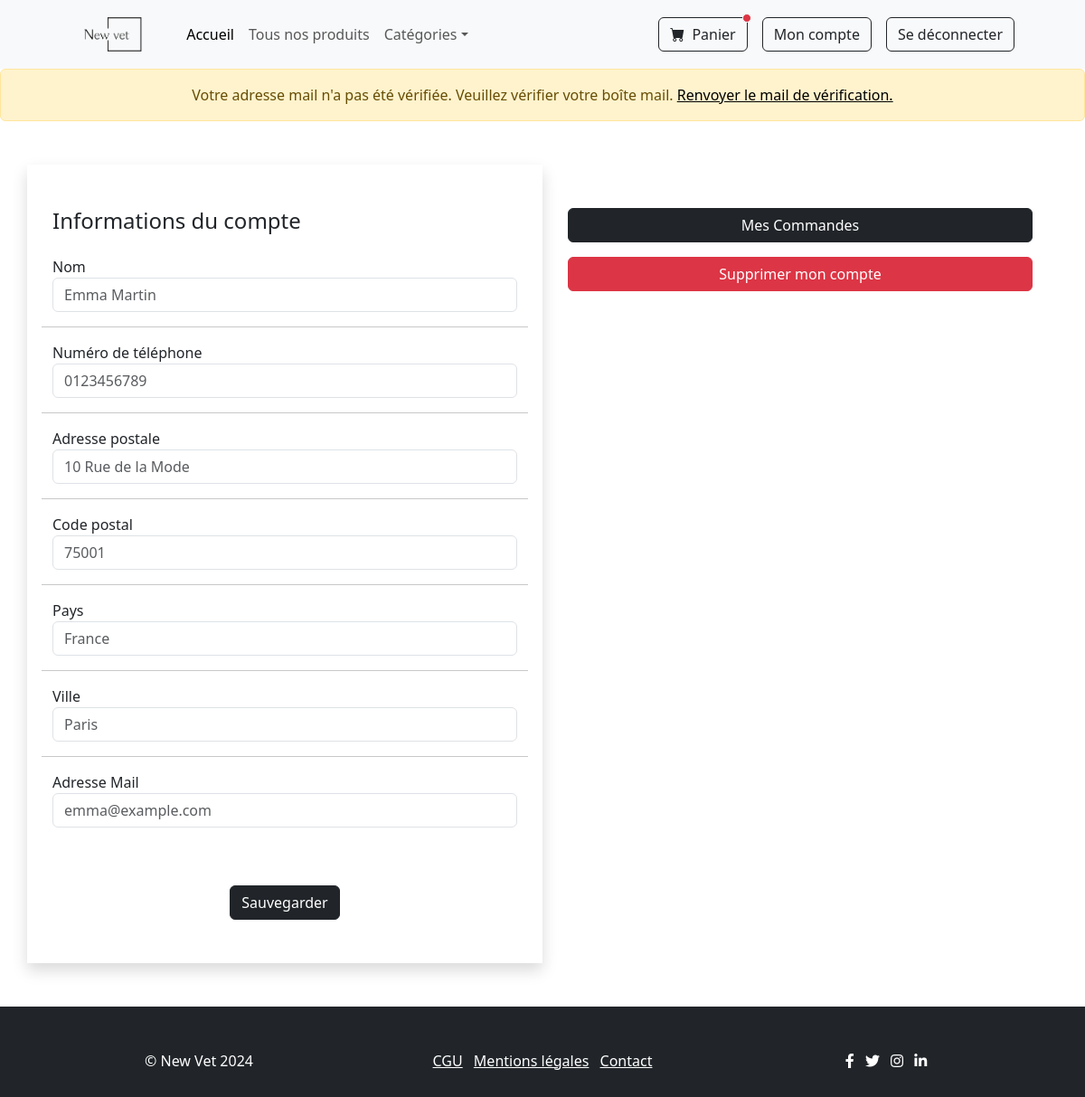
Page /profile.php (signed in) on the committed database.
### tables this page shows
CREATE TABLE `utilisateurs` (
  `id` int(11) NOT NULL,
  `nom` varchar(100) NOT NULL,
  `email` varchar(100) NOT NULL,
  `mot_de_passe` varchar(255) NOT NULL,
  `est_admin` tinyint(1) DEFAULT 0,
  `mail_verifie` tinyint(1) DEFAULT 0
);

CREATE TABLE `infos_clients` (
  `id` int(11) NOT NULL,
  `utilisateur_id` int(11) NOT NULL,
  `adresse` varchar(255) DEFAULT NULL,
  `ville` varchar(100) DEFAULT NULL,
  `code_postal` varchar(20) DEFAULT NULL,
  `pays` varchar(100) DEFAULT NULL,
  `telephone` varchar(20) DEFAULT NULL
);

### functions.php (called while the page is built, shortened)
<?php
function checkLogin($con){
    if(isset($_SESSION['user_id'])){
        $id = $_SESSION['user_id'];
        $query = "SELECT * FROM utilisateurs WHERE id = '$id' limit 1";
        $result = mysqli_query($con,$query);
        if($result && mysqli_num_rows($result)> 0){
            $userData = mysqli_fetch_assoc($result);
            return $userData;
        }
    }
}
function getUserInfo($con, $userId){
    $query = "SELECT * FROM infos_clients WHERE utilisateur_id = '$userId' limit 1";
    $result = mysqli_query($con,$query);
    if($result && mysqli_num_rows($result)> 0){
        $userInfo = mysqli_fetch_assoc($result);
        return $userInfo;
    }
}
?>

### profile.php (the view, shortened to what this page needs)
<?php
include("config.php");
include("functions.php");
?>
<!DOCTYPE html>
<html lang="fr">
<head>
    <link rel="stylesheet" href="https://cdn.jsdelivr.net/npm/bootstrap-icons@1.11.3/font/bootstrap-icons.min.css">
    <link href="https://cdn.jsdelivr.net/npm/bootstrap@5.3.3/dist/css/bootstrap.min.css" rel="stylesheet"
>
    <link rel="stylesheet" href="assets/css/style.css" />
</head>
<body>
    <main>
        <?php include "header.php"; ?>
        <?php
        $userData = checkLogin($con);
        $id = $userData['id'];
        $name = $userData['nom'];
        $email = $userData['email'];
        $userInfo = getUserInfo($con, $id);
        $phoneNumber = "";
        $address = "";
        $postalCode = "";
        $country = "";
        $city = "";
        if($userInfo){
            if($userInfo['telephone'] != null){
                $phoneNumber = $userInfo['telephone'];
            }
            if($userInfo['adresse'] != null){
                $address = $userInfo['adresse'];
            }
            if($userInfo['code_postal'] != null){
                $postalCode = $userInfo['code_postal'];
            }
            if($userInfo['pays'] != null){
                $country = $userInfo['pays'];
            }
            if($userInfo['ville'] != null){
                $city = $userInfo['ville'];
            }
        }
        echo ("<div class='container rounded bg-white mt-5 mb-5'>
        <div class='row'>
            <div class='col-md-6 border-right shadow'>
                <div class='p-3 py-5'>
                    <div class='d-flex justify-content-between align-items-center mb-3'>
                        <h4 class='text-right'>Informations du compte</h4>
                    </div>
                    <div class='row mt-3'>
                        <div class='col-md-12 mb-3'>
                            <label class='labels'>Nom</label>
                            <input type='text' id='nameInput' class='form-control' placeholder='$name' value=''>
                        </div>
                        <hr />
                        <div class='col-md-12 mb-3'>
                            <label class='labels'>Numéro de téléphone</label>
                            <input type='text' id='phoneNumberInput' class='form-control' placeholder='$phoneNumber' value=''>
                        </div>
                        <hr />
                        <div class='col-md-12 mb-3'>
                            <label class='labels'>Adresse postale</label>
                            <input type='text' id='addressInput' class='form-control' placeholder='$address' value=''>
                        </div>
                        <hr />
                        <div class='col-md-12 mb-3'>
                            <label class='labels'>Code postal</label>
                            <input type='text' id='postalCodeInput' class='form-control' placeholder='$postalCode' value=''>
                        </div>
                        <hr />
                        <div class='col-md-12 mb-3'>
                            <label class='labels'>Pays</label>
                            <input type='text' id='countryInput' class='form-control' placeholder='$country' value=''>
                        </div>
                        <hr />
                        <div class='col-md-12 mb-3'>
                            <label class='labels'>Ville</label>
                            <input type='text' id='cityInput' class='form-control' placeholder='$city' value=''>
                        </div>
                        <hr />
                        <div class='col-md-12 mb-3'>
                            <label class='labels'>Adresse Mail</label>
                            <input type='text' id='emailInput' class='form-control' placeholder='$email' value=''>
                        </div>
                    </div>
                    <div class='mt-5 text-center'>
                        <button class='btn btn-dark profile-button' type='button' onclick='EditUserInfo()'>Sauvegarder</button>
                    </div>
                </div>
            </div>
            <div class='col-md-6'>
                <div class='p-3 py-5'>
                    <a href='myorders.php'><button  class='btn btn-dark col-12 mb-3'>Mes Commandes</button></a>
                    <button class='btn btn-danger col-12 mb-3' onclick='showDeleteAccountVerification()'>Supprimer mon compte</button>
                </div>
            </div>
        </div>
    </div>");
        ?>
        <div class="push"></div>
    </main>
    <?php include "footer.php"; ?>
</body>
</html>

### assets/css/style.css (style rules this page uses)
body, html { height: 100%; }
main { min-height: 100vh; margin-bottom: -100px; }
footer,.push { height: 100px; }

### rows in the picture
utilisateurs: nom "Emma Martin", email "emma@example.com"
infos_clients: telephone "0123456789", adresse "10 Rue de la Mode", code_postal "75001", pays "France", ville "Paris"
